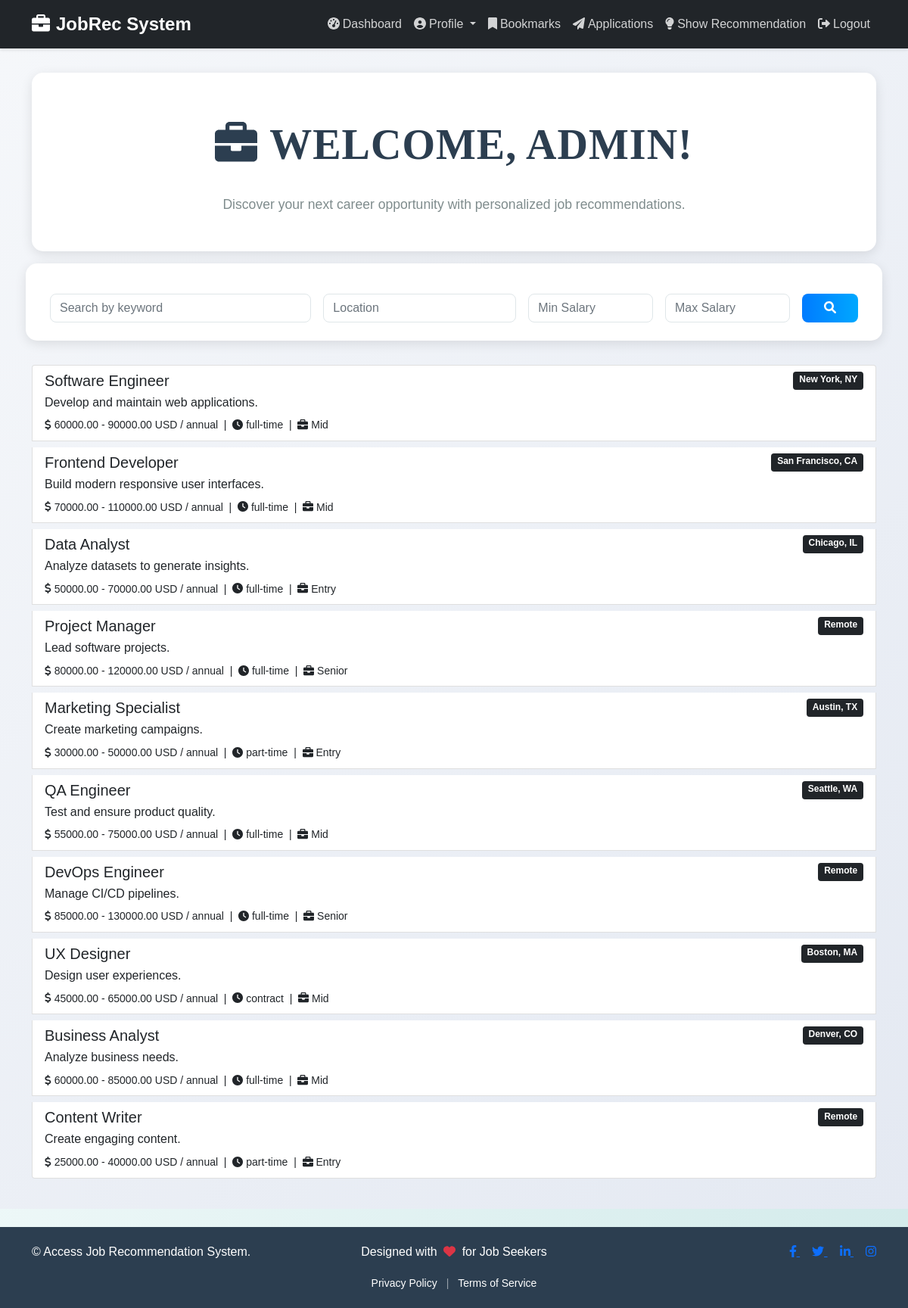
Page /dashboard/ (signed in) on the earlier database version.
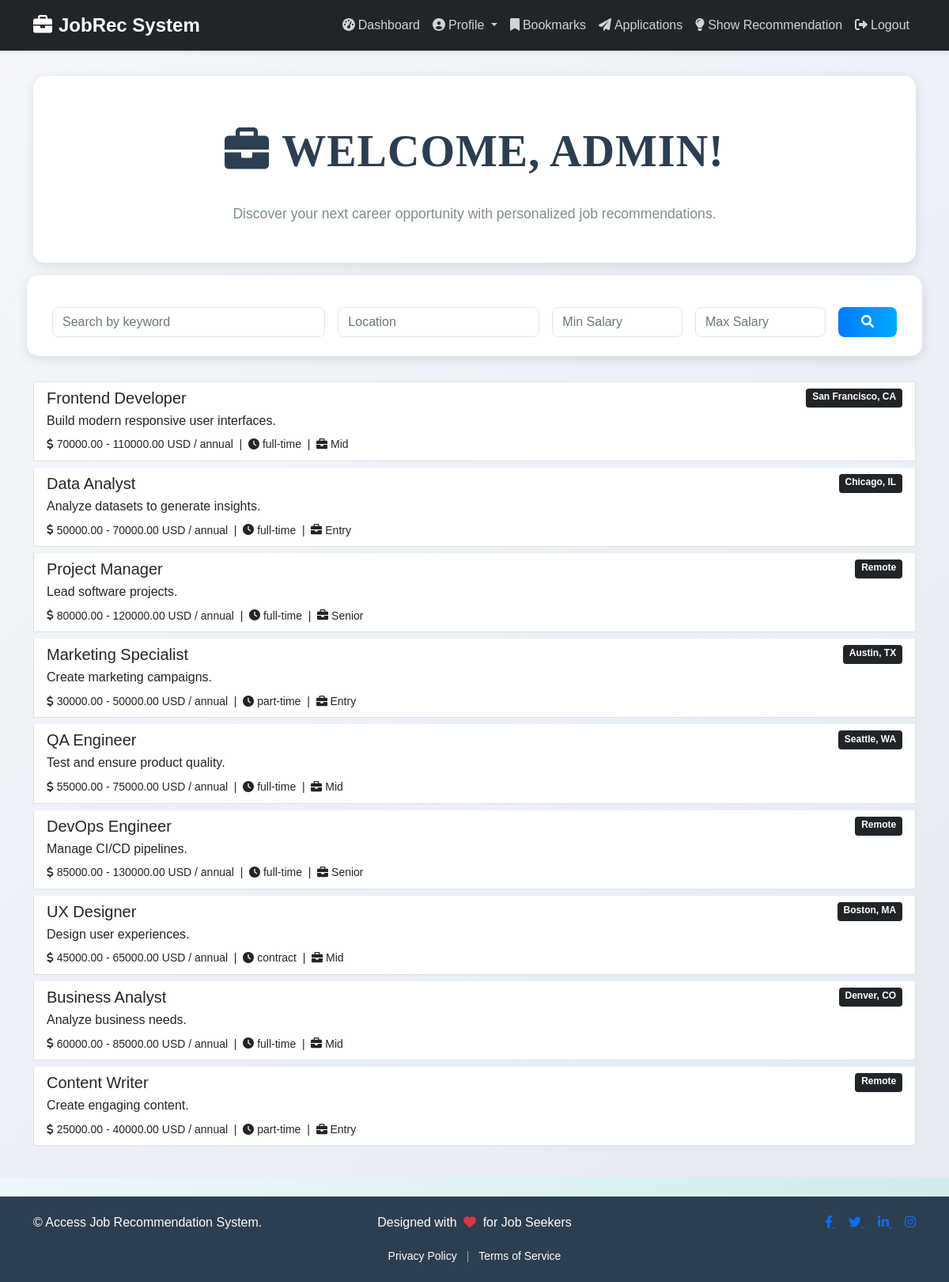
Same page on the later database version.
### myapp/models.py (models this page shows, shortened)
class Job(models.Model):
    JOB_TYPE_CHOICES = [
        ('full-time', 'Full-time'),
        ('part-time', 'Part-time'),
        ('contract', 'Contract'),
        ('internship', 'Internship'),
        ('temporary', 'Temporary'),
    ]
    SALARY_TYPE_CHOICES = [
        ('annual', 'Annual'),
        ('hourly', 'Hourly'),
        ('monthly', 'Monthly'),
    ]
    EXPERIENCE_LEVEL_CHOICES = [
        ('entry', 'Entry'),
        ('mid', 'Mid'),
        ('senior', 'Senior'),
    ]
    STATUS_CHOICES = [
        ('active', 'Active'),
        ('inactive', 'Inactive'),
        ('filled', 'Filled'),
    ]
    title = models.CharField(max_length=200)
    description = models.TextField()
    requirements = models.TextField(blank=True, null=True)
    responsibilities = models.TextField(blank=True, null=True)
    job_type = models.CharField(max_length=20, choices=JOB_TYPE_CHOICES)
    location = models.CharField(max_length=100)
    is_remote = models.BooleanField(default=False)
    salary_min = models.DecimalField(max_digits=10, decimal_places=2, blank=True, null=True)
    salary_max = models.DecimalField(max_digits=10, decimal_places=2, blank=True, null=True)
    salary_currency = models.CharField(max_length=10, default='USD')  # adjust default if needed
    salary_type = models.CharField(max_length=20, choices=SALARY_TYPE_CHOICES)
    experience_level = models.CharField(max_length=20, choices=EXPERIENCE_LEVEL_CHOICES)
    posted_date = models.DateTimeField(default=timezone.now)
    expiration_date = models.DateField(blank=True, null=True)
    application_deadline = models.DateField(blank=True, null=True)
    status = models.CharField(max_length=10, choices=STATUS_CHOICES, default='active')
    skills = models.ManyToManyField('Skill', blank=True)

### myapp/views.py (the view, shortened to what this page needs)
# urls.py: path('dashboard/', views.dashboard, name='dashboard'),
@login_required
def dashboard(request):
    jobs = Job.objects.filter(status='active', expiration_date__gte=date.today())
    keyword = request.GET.get('keyword', '')
    location = request.GET.get('location', '')
    min_salary = request.GET.get('min_salary', '')
    max_salary = request.GET.get('max_salary', '')
    if location:
        jobs = jobs.filter(location__icontains=location)
    if min_salary.isdigit():
        jobs = jobs.filter(salary_max__gte=int(min_salary))
    if max_salary.isdigit():
        jobs = jobs.filter(salary_min__lte=int(max_salary))
    one_week_ago = now() - timedelta(days=7)
    new_jobs_count = Job.objects.filter(posted_date__gte=one_week_ago, status='active').count()
    context = {
        'jobs': jobs,
        'filters': {
            'keyword': keyword,
            'location': location,
            'min_salary': min_salary,
            'max_salary': max_salary,
        },
        'new_jobs_count': new_jobs_count,
    }
    return render(request, 'dashboard.html', context)

### templates/dashboard.html (shortened to what this page needs)
{% extends 'base.html' %}
{% block content %}
<div class="dashboard-container">
    <div class="container">
        <div class="dashboard-header text-center">
            <h1 class="display-4"><i class="fas fa-briefcase me-3"></i>Welcome, {{ request.user.username }}!</h1>
            <p class="lead">Discover your next career opportunity with personalized job recommendations.</p>
        </div>
        <form method="get" class="search-form row g-3">
            <div class="col-md-4">
                <input type="text" name="keyword" class="form-control" placeholder="Search by keyword" value="{{ filters.keyword }}">
            </div>
            <div class="col-md-3">
                <input type="text" name="location" class="form-control" placeholder="Location" value="{{ filters.location }}">
            </div>
            <div class="col-md-2">
                <input type="number" name="min_salary" class="form-control" placeholder="Min Salary" value="{{ filters.min_salary }}">
            </div>
            <div class="col-md-2">
                <input type="number" name="max_salary" class="form-control" placeholder="Max Salary" value="{{ filters.max_salary }}">
            </div>
            <div class="col-md-1 d-grid">
                <button type="submit" class="btn btn-primary"><i class="fas fa-search"></i> </button>
            </div>
        </form>
{% if jobs %}
        <div class="list-group">
            {% for job in jobs %}
                <a href="{% url 'job_detail' job.id %}" class="list-group-item list-group-item-action mb-2">
                    <div class="d-flex w-100 justify-content-between">
                        <h5 class="mb-1 text">{{ job.title }}</h5>
                        <small class="mb-1 badge bg-dark">{{ job.location }}</small>
                    </div>
                    <p class="mb-1 text-truncate" style="max-width: 70%;">{{ job.description }}</p>
                    <small>
                        <i class="fas fa-dollar-sign"></i> {{ job.salary_min }} - {{ job.salary_max }} {{ job.salary_currency }} /
                        {{ job.salary_type }} &nbsp;|&nbsp; <i class="fas fa-clock"></i> {{ job.job_type }} &nbsp;|&nbsp; <i class="fas fa-briefcase"></i> {{ job.experience_level|title }}
                    </small>
                </a>
            {% endfor %}
        </div>
    {% else %}
        <p class="text-center">No jobs found matching your criteria.</p>
    {% endif %}
</div>
    </div>
{% endblock %}

### templates/base.html (shortened to what this page needs)
<!DOCTYPE html>
<html lang="en">
<head>
    <link href="https://cdn.jsdelivr.net/npm/bootstrap@5.1.3/dist/css/bootstrap.min.css" rel="stylesheet" />
    <link href="https://cdnjs.cloudflare.com/ajax/libs/font-awesome/6.0.0-beta3/css/all.min.css" rel="stylesheet" />
</head>
<body>
<nav class="navbar navbar-expand-lg navbar-dark bg-dark">
    <div class="container">
        <a class="navbar-brand" href="{% url 'dashboard' %}">
            <i class="fas fa-briefcase me-2"></i>JobRec System
        </a>
        <div class="collapse navbar-collapse" id="navbarNav">
            <ul class="navbar-nav ms-auto">
                {% if user.is_authenticated %}
                    <li class="nav-item">
                        <a class="nav-link" href="{% url 'dashboard' %}">
                            <i class="fas fa-tachometer-alt me-1"></i>Dashboard
                        </a>
                    </li>
                    <li class="nav-item dropdown">
                        <a class="nav-link dropdown-toggle" href="#" id="profileDropdown" role="button" data-bs-toggle="dropdown" aria-expanded="false">
                            <i class="fas fa-user-circle me-1"></i>Profile
                        </a>
                    </li>
                    <li class="nav-item">
                        <a class="nav-link" href="{% url 'my_bookmarks' %}">
                            <i class="fas fa-bookmark me-1"></i>Bookmarks
                        </a>
                    </li>
                    <li class="nav-item">
                        <a class="nav-link" href="{% url 'my_applications' %}">
                            <i class="fas fa-paper-plane me-1"></i>Applications
                        </a>
                    </li>
                    <li class="nav-item">
                        <a class="nav-link" href="{% url 'recommended_jobs' %}">
                            <i class="fas fa-lightbulb me-1"></i>Show Recommendation
                        </a>
                    </li>
                    <li class="nav-item">
                        <a class="nav-link" href="{% url 'logout' %}">
                            <i class="fas fa-sign-out-alt me-1"></i>Logout
                        </a>
                    </li>
                {% endif %}
            </ul>
        </div>
    </div>
</nav>
    {% block content %}
    {% endblock %}
<footer class="footer mt-4">
    <div class="container text-center">
        <div class="row align-items-center">
            <div class="col-md-4 text-md-start mb-3 mb-md-0">
                <p class="mb-0 copyright-text">
                    &copy; {{ "now"|date:"Y" }} Access Job Recommendation System.
                </p>
            </div>
            <div class="col-md-4 mb-3 mb-md-0">
                <p class="mb-0 designed-by-text">
                    Designed with <i class="fas fa-heart text-danger mx-1 animate__animated animate__pulse animate__infinite"></i> for Job Seekers
                </p>
            </div>
            <div class="col-md-4 text-md-end">
                <div class="social-icons">
                    <a href="https://www.facebook.com/yourprofile" target="_blank" class="social-icon me-3" aria-label="Facebook">
                        <i class="fab fa-facebook-f"></i>
                    </a>
                    <a href="https://www.twitter.com/yourprofile" target="_blank" class="social-icon me-3" aria-label="Twitter">
                        <i class="fab fa-twitter"></i>
                    </a>
                    <a href="https://www.linkedin.com/in/yourprofile" target="_blank" class="social-icon me-3" aria-label="LinkedIn">
                        <i class="fab fa-linkedin-in"></i>
                    </a>
                    <a href="https://www.instagram.com/yourprofile" target="_blank" class="social-icon" aria-label="Instagram">
                        <i class="fab fa-instagram"></i>
                    </a>
                </div>
            </div>
        </div>
        <div class="mt-3">
            <small class="text-white-50">
                <a href="#" class="text-white text-decoration-none mx-2">Privacy Policy</a> |
                <a href="#" class="text-white text-decoration-none mx-2">Terms of Service</a>
            </small>
        </div>
    </div>
</footer>
</body>
</html>

### templates/base.html (style rules this page uses)
:root { --primary-color: #3498db; --secondary-color: #2ecc71; --background-color: #f8f9fa; --text-color: #333333; --navbar-color: #2c3e50; }
body { background: linear-gradient(90deg, rgba(233, 246, 246, 0.831), rgba(207, 233, 233, 0.9)); font-family: 'Arial', sans-serif; color: var(--text-color); line-height: 1.6; }
h1, h2, h3, h4 { text-align: center; margin-top: 30px; margin-bottom: 30px; font-family: 'Georgia', serif; }
.navbar { background-color: var(--navbar-color); box-shadow: 0 2px 4px rgba(0,0,0,.1); }
.navbar-brand { font-weight: 700; font-size: 1.5rem; color: #ffffff !important; }
.nav-link { font-weight: 500; color: rgba(255,255,255,0.8) !important; transition: color 0.3s ease; }
.btn-primary { background-color: var(--primary-color); border-color: var(--primary-color); }
.footer { background-color: var(--navbar-color); color: #ffffff; padding: 20px 0; margin-top: 40px; }

### templates/dashboard.html (style rules this page uses)
.dashboard-container { background: linear-gradient(135deg, #f5f7fa 0%, #e4e9f2 100%); min-height: 100vh; padding: 2rem 0; }
.dashboard-header { background: #ffffff; border-radius: 15px; padding: 2rem; box-shadow: 0 4px 15px rgba(0, 0, 0, 0.1); margin-bottom: 2rem; animation: fadeIn 0.5s ease-in; }
.dashboard-header h1 { color: #2c3e50; font-weight: 700; text-transform: uppercase; letter-spacing: 1px; }
.dashboard-header p { color: #7f8c8d; font-size: 1.1rem; }
.search-form { background: #ffffff; border-radius: 15px; padding: 1.5rem; box-shadow: 0 4px 15px rgba(0, 0, 0, 0.1); margin-bottom: 2rem; }
.search-form .form-control { border: 1px solid #dfe6e9; border-radius: 8px; transition: border-color 0.3s ease, box-shadow 0.3s ease; }
.search-form .btn-primary { background: linear-gradient(to right, #007bff, #00a8ff); border: none; border-radius: 8px; transition: transform 0.2s ease, box-shadow 0.2s ease; }

Differences in the rows shown:
no longer on this page (row edited): Job: title "Software Engineer", location "New York, NY", description "Develop and maintain web applications.", salary_min "60000.00", salary_max "90000.00", salary_currency "USD", salary_type "annual", job_type "full-time", experience_level "Mid"
